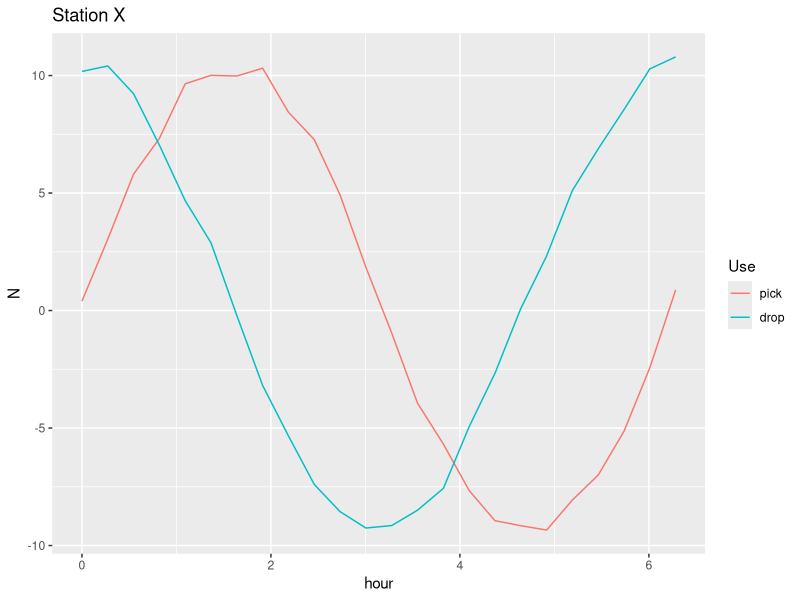

Source code (R):
## ---- chunk 1
library(dplyr)
library(reshape2)
library(ggplot2)
t <- seq(0, 2 * pi, length.out = 24)
pick <- sin(t) * 10 + runif(n=length(t))
drop <- cos(t) * 10 + runif(n=length(t))
dt <- data.frame(hour=t, pick=pick, drop=drop)
dtm <- melt(dt, id.vars='hour', variable.name='Use', value.name='N')
p <- ggplot(dtm, aes(x=hour, y=N, color=Use)) + geom_line() + ggtitle('Station X')
print(p)
